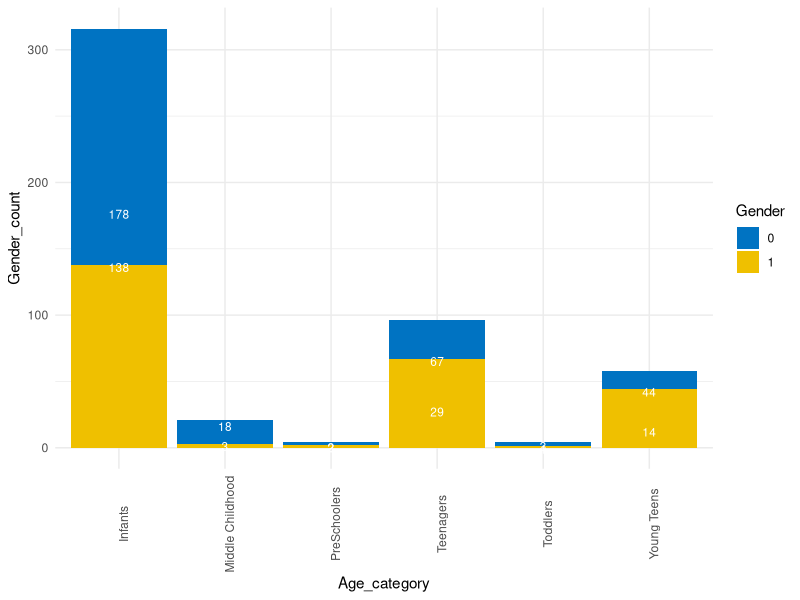
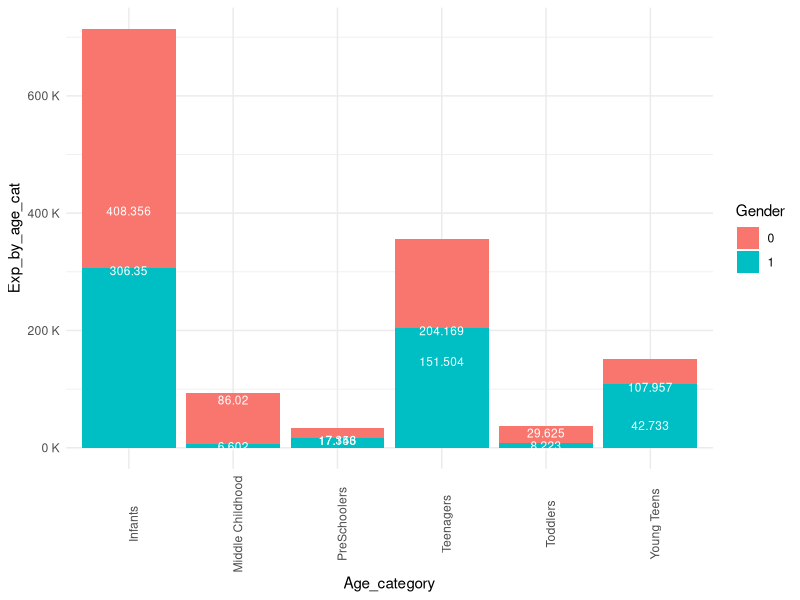
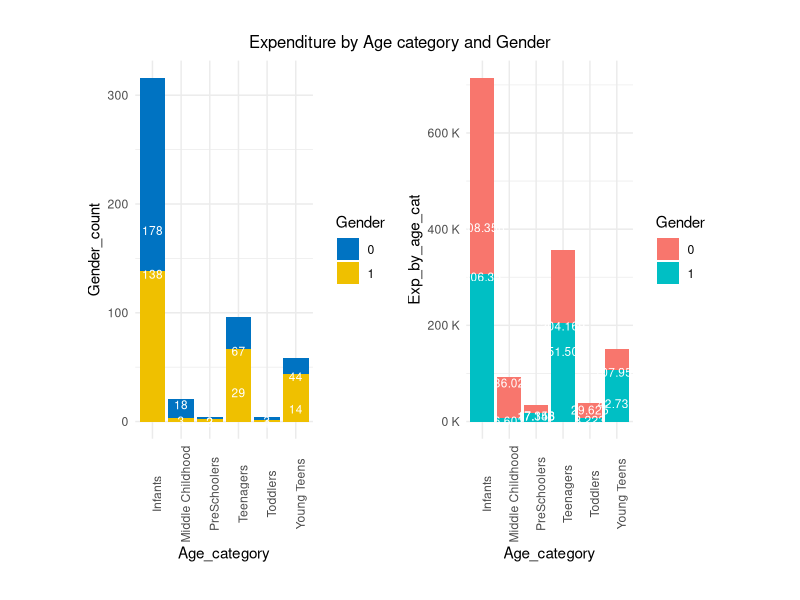
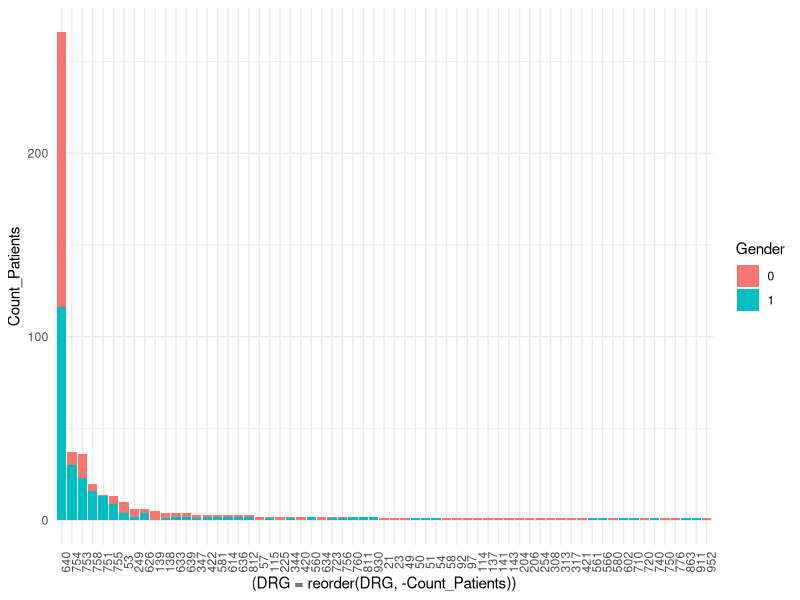
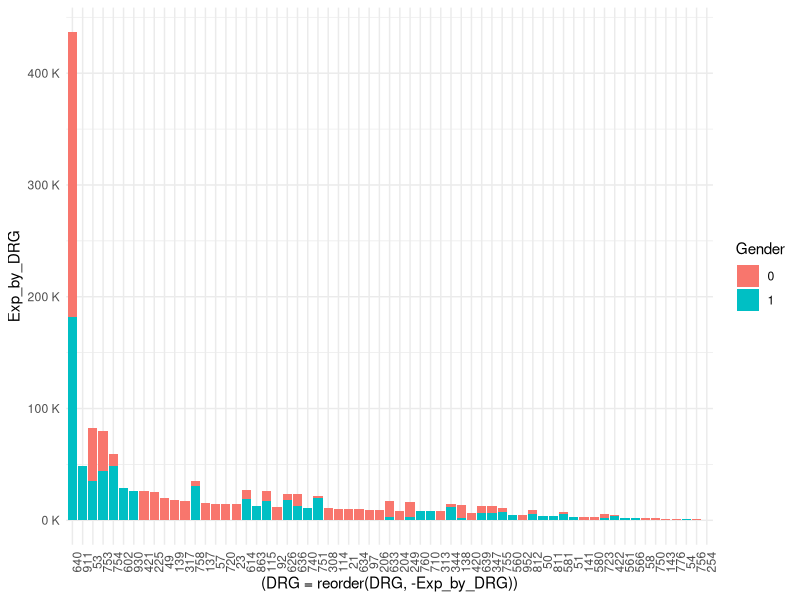
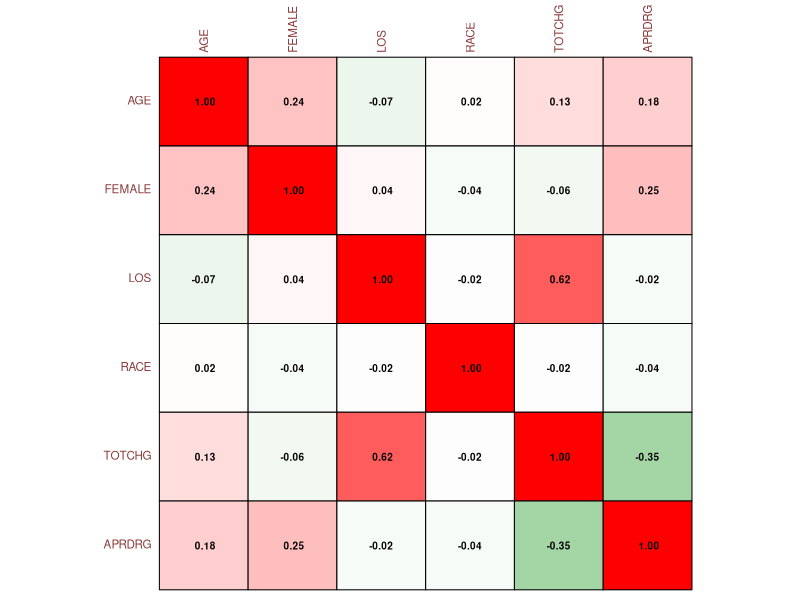
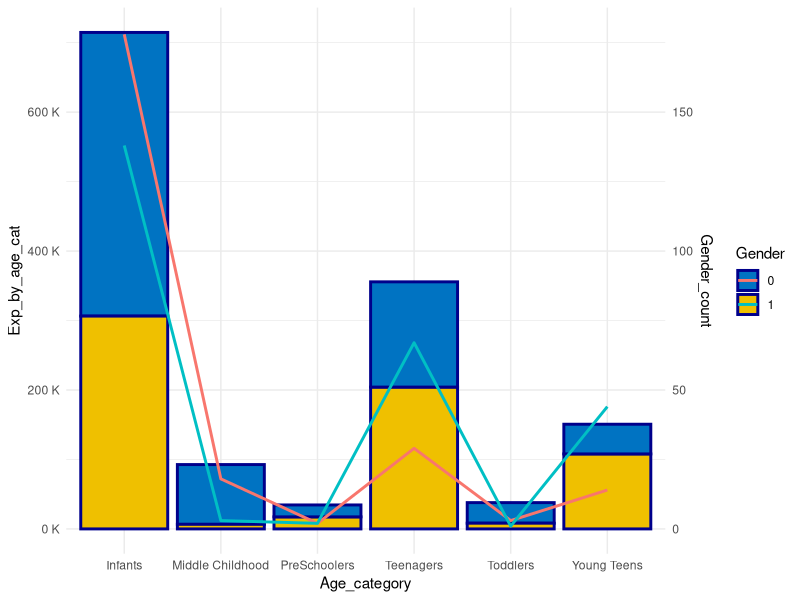
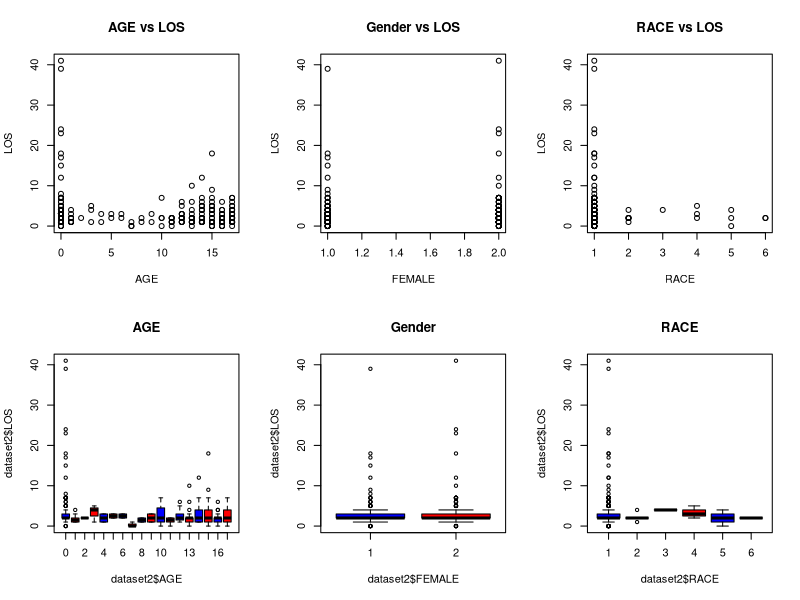

The R script that drew these images, in order: (Note: this script raises an error after producing the figures.)



################################Assessment - Hospital Cost Analysis #####################################################
#The agency wants to analyze the data to research on healthcare costs and their utilization

######## loading libraries and dataset #################################

getwd()
setwd("C:/Users/SujitSonar/Desktop/SimpliLearn/Assessment _R")
getwd()

library(readxl)
library(tidyverse)
library(dplyr)
library(ggplot2)
library(grid)
library(gridExtra)
library(scales)

hospital_df = read_excel("1555054100_hospitalcosts.xlsx")

################################### basic data structure checks & transformation #############################################

hospital_df
dim(hospital_df)
str(hospital_df)

# Converting FEMALE,RACE and APRDRG cols to factors

col = c('FEMALE','RACE','APRDRG')
col

hospital_df[col] =lapply(hospital_df[col],factor)
sapply(hospital_df,class)  
str(hospital_df)


# find if any NA's in the data set
unique(is.na(hospital_df)) # there is some data missing under Race column 


# checking how many data points under RACE column, data is missing
summary(hospital_df)

# or

df_null = subset(hospital_df, is.na(hospital_df$RACE))
df_null

# there is one row entry where the RACE data missing
# Dropping the row entry where RACE data is missing #df <- df[!is.na(df$col_name), ]

hospital_df = hospital_df[!is.na(hospital_df$RACE),]
head(hospital_df)

summary(hospital_df)
dim(hospital_df)
str(hospital_df)

# creating one new col for Age category and analyzing the data

Age_cat =c()
i=1

for (age in hospital_df$AGE){
        if (age <= 1){
                Age_cat = c(Age_cat,"Infants") 
        }else if (age <=3){
                Age_cat = c(Age_cat,"Toddlers")
                
        } else if (age <=5){
                Age_cat = c(Age_cat,"PreSchoolers")     
        }else if (age <=11){
                Age_cat = c(Age_cat,"Middle Childhood")     
        }else if (age<=14){
                Age_cat = c(Age_cat,"Young Teens")
        }else if (age <=17){
                Age_cat = c(Age_cat,"Teenagers")
        }else{
                Age_cat = c(Age_cat,"Adults")
        }
        i = i+1
} 

length(Age_cat)
hospital_df = cbind(hospital_df,as.factor(Age_cat))
names(hospital_df)[7]='AGE_CAT'
str(hospital_df)
view(hospital_df)


#######  Data Interpretation / Visualization  #################

#1. To record the patient statistics, the agency wants to find the age category 
#of people who frequently visit the hospital and has the maximum expenditure.



#summary table by Age category, Gender, count of gender and Total charge

ds1=table(hospital_df$AGE_CAT,hospital_df$FEMALE)
ds1=data.frame(ds1)
names(ds1)[1:3]=c('Age_category',"Gender","Count_Gender")
ds1

ds1=mutate(ds1,new_col=paste(ds1$Age_category,ds1$Gender))

ds1

ds2=aggregate(x=hospital_df$TOTCHG, by = list(hospital_df$AGE_CAT,hospital_df$FEMALE), FUN = sum)
#ds2
names(ds2)[1:3]=c('Age_category',"Gender","Exp_by_age_cat")
ds2

ds2=mutate(ds2,new_col=paste(ds2$Age_category,ds2$Gender))

ds2

# merging two data sets

ds3=merge(ds1,ds2,by="new_col",all.x=TRUE)
ds3
View(ds3)

# drooping duplicate gender col

ds3=ds3[-1]
ds3
ds3=ds3[-2]
ds3
ds3=ds3[-3]
ds3


names(ds3)[1:3]=c("Age_category","Gender_count","Gender")
ds3

ds3=ds3[order(-ds3$Exp_by_age_cat),]
ds3

##############Visualizing the data##############

p=ggplot(data = ds3, aes(x=Age_category, y = Gender_count,fill=Gender))+ 
        geom_bar(stat='identity')+
        geom_text(aes(label=Gender_count), vjust=0.8, color="white", size=3)+
        theme_minimal()+
        theme(axis.text.x = element_text(angle = 90))+
        scale_fill_manual(values = c("#0073C2FF", "#EFC000FF"))
        

p


q=ggplot(data = ds3, aes(x=Age_category, y = Exp_by_age_cat,fill=Gender))+ 
        geom_bar(stat='identity')+
        geom_text(aes(label=Exp_by_age_cat/1000), vjust=0.8, color="white", size=3)+
        theme_minimal()+
        theme(axis.text.x = element_text(angle = 90))+
        scale_y_continuous(labels = unit_format(unit = "K", scale = 1e-3))

q



plots= list(p,q)

layout = rbind(c(1,2))

grid.arrange(grobs=plots,layout_matrix=layout,top="Expenditure by Age category and Gender",
             vp=viewport(width=0.8, height = 0.9))



# ans 1:From the above data out/put of ds3 and visualizing the data, we can clearly see that Infants age = 0 to 1 are
# age category visiting hospital most frequently and therefore has the maximum expenditure = 408356 (M) and 306350(F),
# because number of  patients under this category is high contributing to more Expenditure

#########################################################################################################################


#2. In order of severity of the diagnosis and treatments and to find out the expensive treatments,
#the agency wants to find the diagnosis-related group that has maximum hospitalization and expenditure.


View(hospital_df)

#checking maximum hospitalization under APRDRG

ds4= table(hospital_df$APRDRG,hospital_df$FEMALE)
ds4 = data.frame(ds4)
names(ds4)[1:3]=c("DRG","Gender","Count_Patients")

# Top 10 count of patients under given APRDRG
head(ds4[order(-ds4$Count_Patients),],10)


#Visualization
a= ggplot(data=ds4, aes(x=(DRG=reorder(DRG,-Count_Patients)),y=Count_Patients, fill=Gender))+
        geom_bar(stat='identity')+
        theme_minimal()+
        theme(axis.text.x = element_text(angle = 90))
a

# we can see that maximum number of hospitalization falls under APRDRG = 640


# Checking the Expenditure for the APRDRG

df_sum_exp_by_DRG = aggregate(x=hospital_df$TOTCHG, by = list(hospital_df$APRDRG,hospital_df$FEMALE), FUN = sum)
df_sum_exp_by_DRG
names(df_sum_exp_by_DRG)[1:3]=c('DRG','Gender','Exp_by_DRG')

head(df_sum_exp_by_DRG)


#sorting by Exp by Age cat
df_sum_exp_by_DRG=df_sum_exp_by_DRG[order(-df_sum_exp_by_DRG$Exp_by_DRG),]
df_sum_exp_by_DRG

#Top 10 expensive DRG

head(df_sum_exp_by_DRG,10)

# # we can see that maximum Expenditure falls under APRDRG = 640 which has 254659 for male and 182163 for female

#Expensive Treatment -summary of DRG with maximum Expenditure

df_sum_exp_by_DRG %>% slice_max(df_sum_exp_by_DRG$Exp_by_DRG, n = 2)


#visualization
b= ggplot(data=df_sum_exp_by_DRG, aes(x=(DRG=reorder(DRG,-Exp_by_DRG)),y=Exp_by_DRG, fill=Gender))+
        geom_bar(stat='identity')+
        theme_minimal()+
        theme(axis.text.x = element_text(angle = 90))+
        scale_y_continuous(labels = unit_format(unit = "K", scale = 1e-3))

b

# ans: # # we can see that maximum Expenditure falls under APRDRG = 640 which has 254659 for male and 182163 for female,
# number of patients under this category is the highest thereby contributing to more Expenditure

# however,we cannot say that APRDRG = 640 is the most Expensive Treatment. Because if we take the mean of the TOTCHG by APRDRG,
# we get to see that the most Expensive APRDRG = 911

df2=aggregate(hospital_df$TOTCHG , by = list(hospital_df$APRDRG) , FUN = mean)
names(df2)[1:2]=c("APRDRG","TOTCHG")
df2[order(-df2$TOTCHG),]

#Top 5 TOTCHG mean value by APRDRG
df2 %>% slice_max(df2$TOTCHG, n = 5)


#############################################################################################################

#3. To make sure that there is no malpractice, 
#the agency needs to analyze if the race of the patient is related to the hospitalization costs.

library(corrplot) # for corrplot

ds5= data.frame(table(hospital_df$AGE_CAT,hospital_df$RACE,hospital_df$FEMALE))
ds5[order(ds5$Var2,-ds5$Freq),]

# finding correlation

hospital_df
str(hospital_df)

dataset1=lapply(hospital_df, as.numeric)

class(dataset1)

dataset2=data.frame(dataset1)

class(dataset2)

str(dataset2)

corr2=cor(dataset2[,1:6])

corrplot(corr2, method = "color", outline = T, cl.pos = 'n', rect.col = "black",  tl.col = "indianred4", addCoef.col = "black", number.digits = 2,
         number.cex = 0.60, tl.cex = 0.7, cl.cex = 1, col = colorRampPalette(c("green4","white","red"))(100))



# ans: #from the above data frame output, we can see that RACE = 1, has most number of patients,however we cannot say 
# that race of the patients is related to the hospitalization costs since the correlation between 
# patient race and hospitalization cost  = -0.02 which shows a very weak correlation between the two. 

# #checking linear relationship
race = lm(formula = TOTCHG ~RACE , data = dataset2)
summary(race)

# p value = 68% is very high, we can say that here is no relation between the race of patient and the hospital cost


################################################################################################################

# 4. To properly utilize the costs, the agency has to analyze the severity of the hospital costs by age 
#and gender for the proper allocation of resources.


ds3

178+138

178/316
138/316

# looking at the data we, see most of the patients are under Infants category
# there are 316 (178 Male Infants and 138 Female infants) infants


#combo chart (col and line chart)

ggplot(ds3) +
        geom_col(aes(x = Age_category, y = Exp_by_age_cat,fill=Gender), size = 1, color = "darkblue") +
        scale_fill_manual(values = c("#0073C2FF", "#EFC000FF"))+
        geom_line(aes(x = Age_category, y = 4000*Gender_count, color=Gender,group=Gender),stat='identity',size=1)+
        scale_y_continuous(labels = unit_format(unit = "K", scale = 1e-3),sec.axis = sec_axis(~./4000, name = "Gender_count"))+
        theme_minimal()


# ans  - looking at the number of patients by gender and age, we see that most of the patients are under Infants category.
# within Infants category, we see 56 % (178/316) male infants and 44% (138/316) female infants. 


###########################################################################################################################

#5. Since the length of stay is the crucial factor for inpatients, the agency wants to find if the length of stay can
#be predicted from age, gender, and race.

# dependent variable = LOS
# independent variable = AGE,FEMALE,RACE

head(dataset2)
str(dataset2)

attach(dataset2)
par(mfrow=c(2,3)) # setting the graph area to add multiple plots
plot(AGE,LOS, main="AGE vs LOS")
plot(FEMALE,LOS, main="Gender vs LOS")
plot(RACE,LOS, main="RACE vs LOS")
boxplot(dataset2$LOS ~ dataset2$AGE, main = 'AGE', col=c("blue","red"))
boxplot(dataset2$LOS ~ dataset2$FEMALE, main = 'Gender', col=c("blue","red"))
boxplot(dataset2$LOS ~ dataset2$RACE, main = 'RACE', col=c("blue","red"))

par(mfrow=c(1,1)) # resetting the grap area to plot only single plot

# Dropping variables that are not needed for prediction.

names(dataset2)

dataset2 = subset(dataset2, select = -c(TOTCHG,APRDRG,AGE_CAT))

names(dataset2)

str(dataset2)

#checking linear relationship
model = lm(formula = LOS ~. , data = dataset2)
summary(model)

# p value is very high, so it occurs there is no linear relationship between the given variables

# but we can try to improve the model

#1:
#Cecking LOS Outliers

boxplot(dataset2$LOS)

# #Outlier Treatment: using the IQR for Upper cap and Floor LOS

bench_upper = 3.00 +1.5*IQR(dataset2$LOS)
bench_upper

bench_lower = 2.00 - 1.5*IQR(dataset2$LOS)
bench_lower

# Creating a new col for LOS_treated
LOS_treated =c()
i=1
for (los in dataset2$LOS){
        if(los > bench_upper){
                LOS_treated =c(LOS_treated,bench_upper)
        }else if (los < bench_lower){
                LOS_treated =c(LOS_treated,bench_lower)
                
        }else{
                LOS_treated =c(LOS_treated,los)
        }
}

length(LOS_treated)
dataSet3 = cbind(dataset2,LOS_treated)
summary(dataSet3)
names(dataSet3)
boxplot(dataSet3$LOS_treated)

#checking linear relationship
model = lm(formula = LOS_treated ~AGE+FEMALE+RACE , data = dataSet3)
summary(model)

# P value of RACE is very high, so we can say that there is no linear relationship between LOS and RACE

# we can try the model removing the RACE variable
model = lm(formula = LOS_treated ~AGE+FEMALE , data = dataSet3)
summary(model)

# by looking at he P value has improved after removing RACE variable but we see a very small R squared and Adjusted R squared,
# almost close to zero, it again signifies that there is no linear relationship between LOS, AGE,FEMALE variables
# we cannot build a model to predict the LOS using the AGE and Gender of the patients


###########################################################################################################################

#6. To perform a complete analysis, the agency wants to find the variable that mainly affects hospital costs.

str(dataset2)

##checking linear relationship
check_variable = lm(formula = TOTCHG ~AGE_CAT+FEMALE+LOS+APRDRG , data = dataset2)
summary(check_variable)

# p value of FEMALE is 11%, so we can say that Gender of a patients does not affect the hospital costs.
# but we can see that AGE, LOS and APRDRG affects the total hospital costs

# validating using varImp
varImp(check_variable)
#We can see that, LOS, APRDRG and AGE affect the total hospital cost